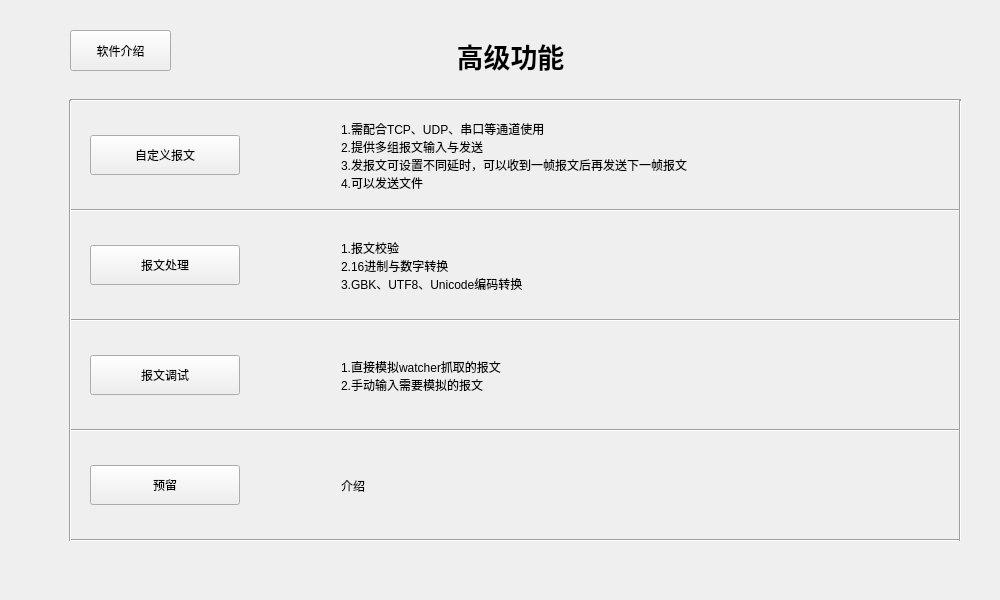
<?xml version="1.0" encoding="UTF-8"?>
<ui version="4.0">
 <class>frmFunctions</class>
 <widget class="QWidget" name="frmFunctions">
  <property name="geometry">
   <rect>
    <x>0</x>
    <y>0</y>
    <width>1000</width>
    <height>600</height>
   </rect>
  </property>
  <property name="windowTitle">
   <string>Form</string>
  </property>
  <widget class="QLabel" name="label">
   <property name="geometry">
    <rect>
     <x>350</x>
     <y>30</y>
     <width>321</width>
     <height>51</height>
    </rect>
   </property>
   <property name="font">
    <font>
     <family>宋体</family>
     <pointsize>20</pointsize>
     <weight>75</weight>
     <bold>true</bold>
    </font>
   </property>
   <property name="text">
    <string>高级功能</string>
   </property>
   <property name="alignment">
    <set>Qt::AlignCenter</set>
   </property>
  </widget>
  <widget class="QWidget" name="layoutWidget">
   <property name="geometry">
    <rect>
     <x>90</x>
     <y>220</y>
     <width>851</width>
     <height>91</height>
    </rect>
   </property>
   <layout class="QHBoxLayout" name="horizontalLayout_2">
    <item>
     <widget class="QPushButton" name="pbfunc2">
      <property name="minimumSize">
       <size>
        <width>150</width>
        <height>40</height>
       </size>
      </property>
      <property name="maximumSize">
       <size>
        <width>150</width>
        <height>16777215</height>
       </size>
      </property>
      <property name="text">
       <string>报文处理</string>
      </property>
      <property name="iconSize">
       <size>
        <width>32</width>
        <height>32</height>
       </size>
      </property>
     </widget>
    </item>
    <item>
     <spacer name="horizontalSpacer_2">
      <property name="orientation">
       <enum>Qt::Horizontal</enum>
      </property>
      <property name="sizeHint" stdset="0">
       <size>
        <width>40</width>
        <height>20</height>
       </size>
      </property>
     </spacer>
    </item>
    <item>
     <widget class="QLabel" name="lab_intro2">
      <property name="minimumSize">
       <size>
        <width>600</width>
        <height>0</height>
       </size>
      </property>
      <property name="text">
       <string>1.报文校验
2.16进制与数字转换
3.GBK、UTF8、Unicode编码转换</string>
      </property>
     </widget>
    </item>
   </layout>
  </widget>
  <widget class="QWidget" name="layoutWidget_2">
   <property name="geometry">
    <rect>
     <x>90</x>
     <y>330</y>
     <width>851</width>
     <height>91</height>
    </rect>
   </property>
   <layout class="QHBoxLayout" name="horizontalLayout_3">
    <item>
     <widget class="QPushButton" name="pbfunc3">
      <property name="minimumSize">
       <size>
        <width>150</width>
        <height>40</height>
       </size>
      </property>
      <property name="maximumSize">
       <size>
        <width>150</width>
        <height>16777215</height>
       </size>
      </property>
      <property name="text">
       <string>报文调试</string>
      </property>
     </widget>
    </item>
    <item>
     <spacer name="horizontalSpacer_3">
      <property name="orientation">
       <enum>Qt::Horizontal</enum>
      </property>
      <property name="sizeHint" stdset="0">
       <size>
        <width>40</width>
        <height>20</height>
       </size>
      </property>
     </spacer>
    </item>
    <item>
     <widget class="QLabel" name="lab_intro3">
      <property name="minimumSize">
       <size>
        <width>600</width>
        <height>0</height>
       </size>
      </property>
      <property name="text">
       <string>1.直接模拟watcher抓取的报文
2.手动输入需要模拟的报文</string>
      </property>
     </widget>
    </item>
   </layout>
  </widget>
  <widget class="QWidget" name="layoutWidget_3">
   <property name="geometry">
    <rect>
     <x>90</x>
     <y>440</y>
     <width>851</width>
     <height>91</height>
    </rect>
   </property>
   <layout class="QHBoxLayout" name="horizontalLayout_4">
    <item>
     <widget class="QPushButton" name="pbfunc4">
      <property name="minimumSize">
       <size>
        <width>150</width>
        <height>40</height>
       </size>
      </property>
      <property name="maximumSize">
       <size>
        <width>150</width>
        <height>16777215</height>
       </size>
      </property>
      <property name="text">
       <string>预留</string>
      </property>
     </widget>
    </item>
    <item>
     <spacer name="horizontalSpacer_4">
      <property name="orientation">
       <enum>Qt::Horizontal</enum>
      </property>
      <property name="sizeHint" stdset="0">
       <size>
        <width>40</width>
        <height>20</height>
       </size>
      </property>
     </spacer>
    </item>
    <item>
     <widget class="QLabel" name="lab_intro4">
      <property name="minimumSize">
       <size>
        <width>600</width>
        <height>0</height>
       </size>
      </property>
      <property name="text">
       <string>介绍</string>
      </property>
     </widget>
    </item>
   </layout>
  </widget>
  <widget class="QWidget" name="layoutWidget_1">
   <property name="geometry">
    <rect>
     <x>90</x>
     <y>110</y>
     <width>851</width>
     <height>91</height>
    </rect>
   </property>
   <layout class="QHBoxLayout" name="horizontalLayout">
    <item>
     <widget class="QPushButton" name="pbfunc1">
      <property name="minimumSize">
       <size>
        <width>150</width>
        <height>40</height>
       </size>
      </property>
      <property name="maximumSize">
       <size>
        <width>150</width>
        <height>16777215</height>
       </size>
      </property>
      <property name="text">
       <string>自定义报文</string>
      </property>
      <property name="iconSize">
       <size>
        <width>32</width>
        <height>32</height>
       </size>
      </property>
     </widget>
    </item>
    <item>
     <spacer name="horizontalSpacer">
      <property name="orientation">
       <enum>Qt::Horizontal</enum>
      </property>
      <property name="sizeHint" stdset="0">
       <size>
        <width>40</width>
        <height>20</height>
       </size>
      </property>
     </spacer>
    </item>
    <item>
     <widget class="QLabel" name="lab_intro1">
      <property name="minimumSize">
       <size>
        <width>600</width>
        <height>0</height>
       </size>
      </property>
      <property name="text">
       <string>1.需配合TCP、UDP、串口等通道使用
2.提供多组报文输入与发送
3.发报文可设置不同延时，可以收到一帧报文后再发送下一帧报文
4.可以发送文件</string>
      </property>
     </widget>
    </item>
   </layout>
  </widget>
  <widget class="Line" name="line">
   <property name="geometry">
    <rect>
     <x>70</x>
     <y>200</y>
     <width>891</width>
     <height>21</height>
    </rect>
   </property>
   <property name="orientation">
    <enum>Qt::Horizontal</enum>
   </property>
  </widget>
  <widget class="Line" name="line_2">
   <property name="geometry">
    <rect>
     <x>70</x>
     <y>310</y>
     <width>891</width>
     <height>21</height>
    </rect>
   </property>
   <property name="orientation">
    <enum>Qt::Horizontal</enum>
   </property>
  </widget>
  <widget class="Line" name="line_3">
   <property name="geometry">
    <rect>
     <x>70</x>
     <y>420</y>
     <width>891</width>
     <height>21</height>
    </rect>
   </property>
   <property name="orientation">
    <enum>Qt::Horizontal</enum>
   </property>
  </widget>
  <widget class="Line" name="line_4">
   <property name="geometry">
    <rect>
     <x>70</x>
     <y>530</y>
     <width>891</width>
     <height>21</height>
    </rect>
   </property>
   <property name="orientation">
    <enum>Qt::Horizontal</enum>
   </property>
  </widget>
  <widget class="Line" name="line_5">
   <property name="geometry">
    <rect>
     <x>70</x>
     <y>90</y>
     <width>891</width>
     <height>21</height>
    </rect>
   </property>
   <property name="orientation">
    <enum>Qt::Horizontal</enum>
   </property>
  </widget>
  <widget class="Line" name="line_6">
   <property name="geometry">
    <rect>
     <x>60</x>
     <y>100</y>
     <width>20</width>
     <height>441</height>
    </rect>
   </property>
   <property name="orientation">
    <enum>Qt::Vertical</enum>
   </property>
  </widget>
  <widget class="Line" name="line_7">
   <property name="geometry">
    <rect>
     <x>950</x>
     <y>100</y>
     <width>20</width>
     <height>441</height>
    </rect>
   </property>
   <property name="orientation">
    <enum>Qt::Vertical</enum>
   </property>
  </widget>
  <widget class="QPushButton" name="pbintro">
   <property name="geometry">
    <rect>
     <x>70</x>
     <y>30</y>
     <width>101</width>
     <height>41</height>
    </rect>
   </property>
   <property name="text">
    <string>软件介绍</string>
   </property>
   <property name="icon">
    <iconset resource="../other/main.qrc">
     <normaloff>:/res/main.ico</normaloff>:/res/main.ico</iconset>
   </property>
   <property name="iconSize">
    <size>
     <width>32</width>
     <height>32</height>
    </size>
   </property>
  </widget>
 </widget>
 <resources>
  <include location="../other/main.qrc"/>
 </resources>
 <connections/>
</ui>
